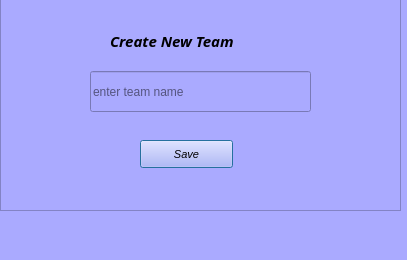
<?xml version="1.0" encoding="UTF-8"?>
<ui version="4.0">
 <class>Dialog</class>
 <widget class="QDialog" name="Dialog">
  <property name="geometry">
   <rect>
    <x>0</x>
    <y>0</y>
    <width>407</width>
    <height>260</height>
   </rect>
  </property>
  <property name="windowTitle">
   <string>new_team</string>
  </property>
  <property name="styleSheet">
   <string notr="true">background-color: rgb(170, 170, 255);</string>
  </property>
  <widget class="QFrame" name="frame">
   <property name="geometry">
    <rect>
     <x>0</x>
     <y>-20</y>
     <width>401</width>
     <height>231</height>
    </rect>
   </property>
   <property name="frameShape">
    <enum>QFrame::StyledPanel</enum>
   </property>
   <property name="frameShadow">
    <enum>QFrame::Raised</enum>
   </property>
   <widget class="QLabel" name="label">
    <property name="geometry">
     <rect>
      <x>110</x>
      <y>50</y>
      <width>210</width>
      <height>22</height>
     </rect>
    </property>
    <property name="font">
     <font>
      <family>Segoe UI Semibold</family>
      <pointsize>11</pointsize>
      <weight>75</weight>
      <italic>true</italic>
      <bold>true</bold>
     </font>
    </property>
    <property name="text">
     <string>Create New Team</string>
    </property>
   </widget>
   <widget class="QLineEdit" name="team_name">
    <property name="geometry">
     <rect>
      <x>90</x>
      <y>91</y>
      <width>221</width>
      <height>41</height>
     </rect>
    </property>
    <property name="placeholderText">
     <string>enter team name</string>
    </property>
   </widget>
   <widget class="QPushButton" name="savename">
    <property name="geometry">
     <rect>
      <x>140</x>
      <y>160</y>
      <width>93</width>
      <height>28</height>
     </rect>
    </property>
    <property name="font">
     <font>
      <family>MS Sans Serif</family>
      <pointsize>8</pointsize>
      <weight>50</weight>
      <italic>true</italic>
      <bold>false</bold>
     </font>
    </property>
    <property name="styleSheet">
     <string notr="true">font: italic 8pt &quot;MS Sans Serif&quot;;</string>
    </property>
    <property name="text">
     <string>Save</string>
    </property>
   </widget>
  </widget>
 </widget>
 <resources/>
 <connections/>
</ui>
